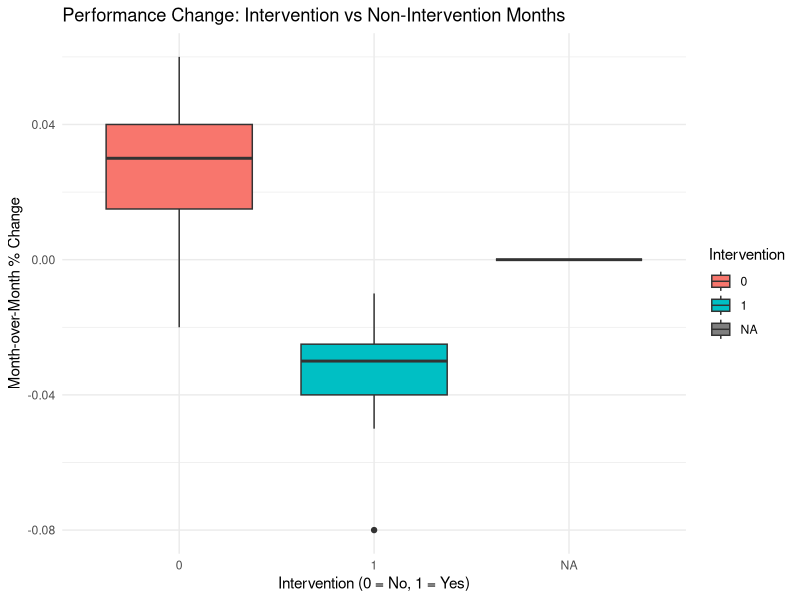
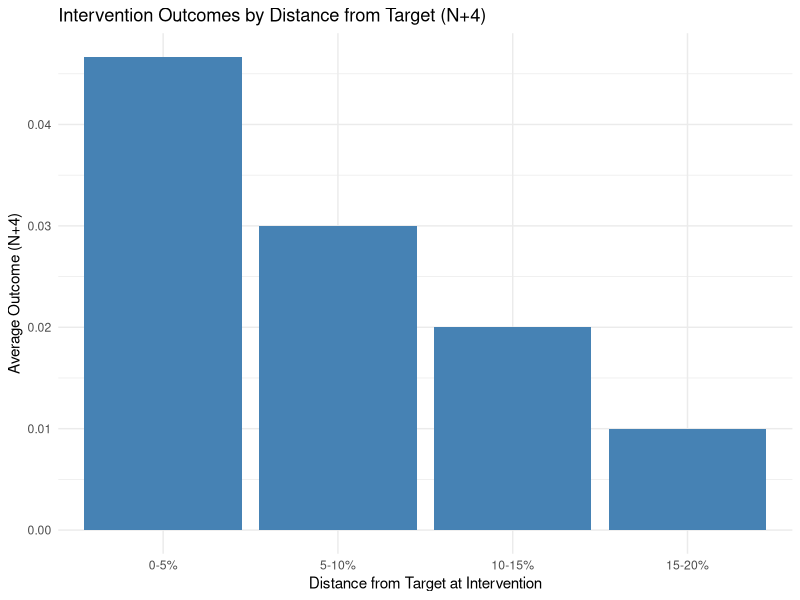
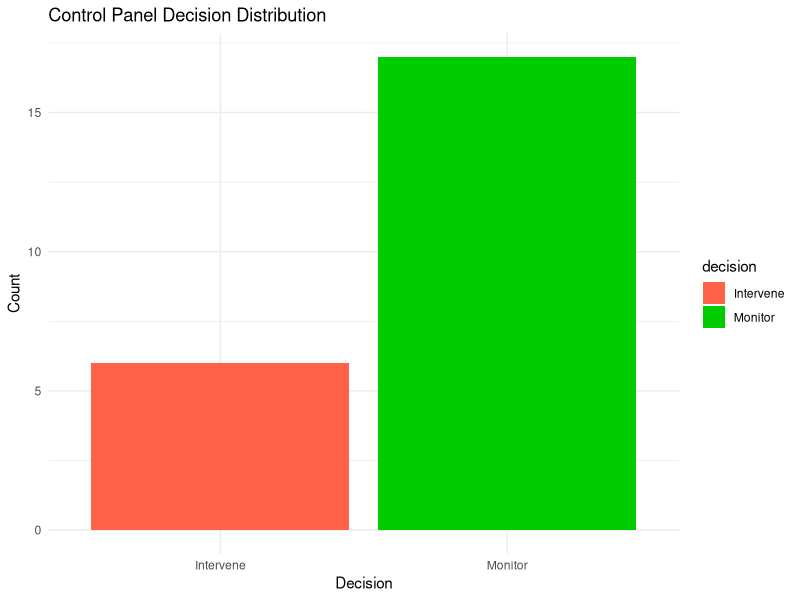

These figures' R source, in order:
# ============================================================
# OhioHealth Performance Intervention Analysis
# M.S. in Business Analytics | University of Dayton | May 2026
# NOTE: This script uses synthetic data only.
# Real OhioHealth data is confidential and not included.
# ============================================================

library(dplyr)
library(ggplot2)

# ------------------------------------------------------------
# 1. LOAD DATA
# ------------------------------------------------------------
data <- read.csv("data/synthetic_panel_data.csv")

# ------------------------------------------------------------
# 2. DESCRIPTIVE REVIEW
# ------------------------------------------------------------
data %>%
  group_by(intervention) %>%
  summarise(
    mean_pct_change = mean(pct_change, na.rm = TRUE),
    sd_pct_change   = sd(pct_change, na.rm = TRUE),
    n               = n()
  )

ggplot(data, aes(x = factor(intervention), y = pct_change, fill = factor(intervention))) +
  geom_boxplot() +
  labs(
    title = "Performance Change: Intervention vs Non-Intervention Months",
    x     = "Intervention (0 = No, 1 = Yes)",
    y     = "Month-over-Month % Change",
    fill  = "Intervention"
  ) +
  theme_minimal()

# ------------------------------------------------------------
# 3. LAGGED REGRESSION TESTING
# ------------------------------------------------------------
model_n1 <- lm(outcome_n1 ~ intervention, data = data)
summary(model_n1)

model_n2 <- lm(outcome_n2 ~ intervention, data = data)
summary(model_n2)

model_n3 <- lm(outcome_n3 ~ intervention, data = data)
summary(model_n3)

model_n4 <- lm(outcome_n4 ~ intervention, data = data)
summary(model_n4)

# ------------------------------------------------------------
# 4. PATTERN TESTING
# ------------------------------------------------------------
data <- data %>%
  mutate(distance_bin = cut(distance_from_target,
                            breaks = c(0, 0.05, 0.10, 0.15, 0.20, Inf),
                            labels = c("0-5%", "5-10%", "10-15%", "15-20%", "20%+"),
                            include.lowest = TRUE))

data %>%
  filter(intervention == 1) %>%
  group_by(distance_bin) %>%
  summarise(
    avg_outcome_n4 = mean(outcome_n4, na.rm = TRUE),
    n = n()
  )

data %>%
  filter(intervention == 1) %>%
  ggplot(aes(x = distance_bin, y = outcome_n4)) +
  geom_bar(stat = "summary", fun = "mean", fill = "steelblue") +
  labs(
    title = "Intervention Outcomes by Distance from Target (N+4)",
    x     = "Distance from Target at Intervention",
    y     = "Average Outcome (N+4)"
  ) +
  theme_minimal()

# ------------------------------------------------------------
# 5. CONTROL PANEL DECISION LOGIC
# ------------------------------------------------------------
improvement_threshold   <- 0.01
distance_threshold      <- 0.05
max_prior_interventions <- 3

data <- data %>%
  mutate(decision = case_when(
    prior_interventions >= max_prior_interventions & trend == "DOWN" ~ "Escalate",
    distance_from_target >= distance_threshold & trend == "DOWN"     ~ "Intervene",
    TRUE                                                              ~ "Monitor"
  ))

data %>%
  count(decision) %>%
  mutate(pct = round(n / sum(n) * 100, 1))

ggplot(data, aes(x = decision, fill = decision)) +
  geom_bar() +
  scale_fill_manual(values = c("Monitor"   = "green3",
                               "Intervene" = "tomato",
                               "Escalate"  = "orange")) +
  labs(
    title = "Control Panel Decision Distribution",
    x     = "Decision",
    y     = "Count"
  ) +
  theme_minimal()
